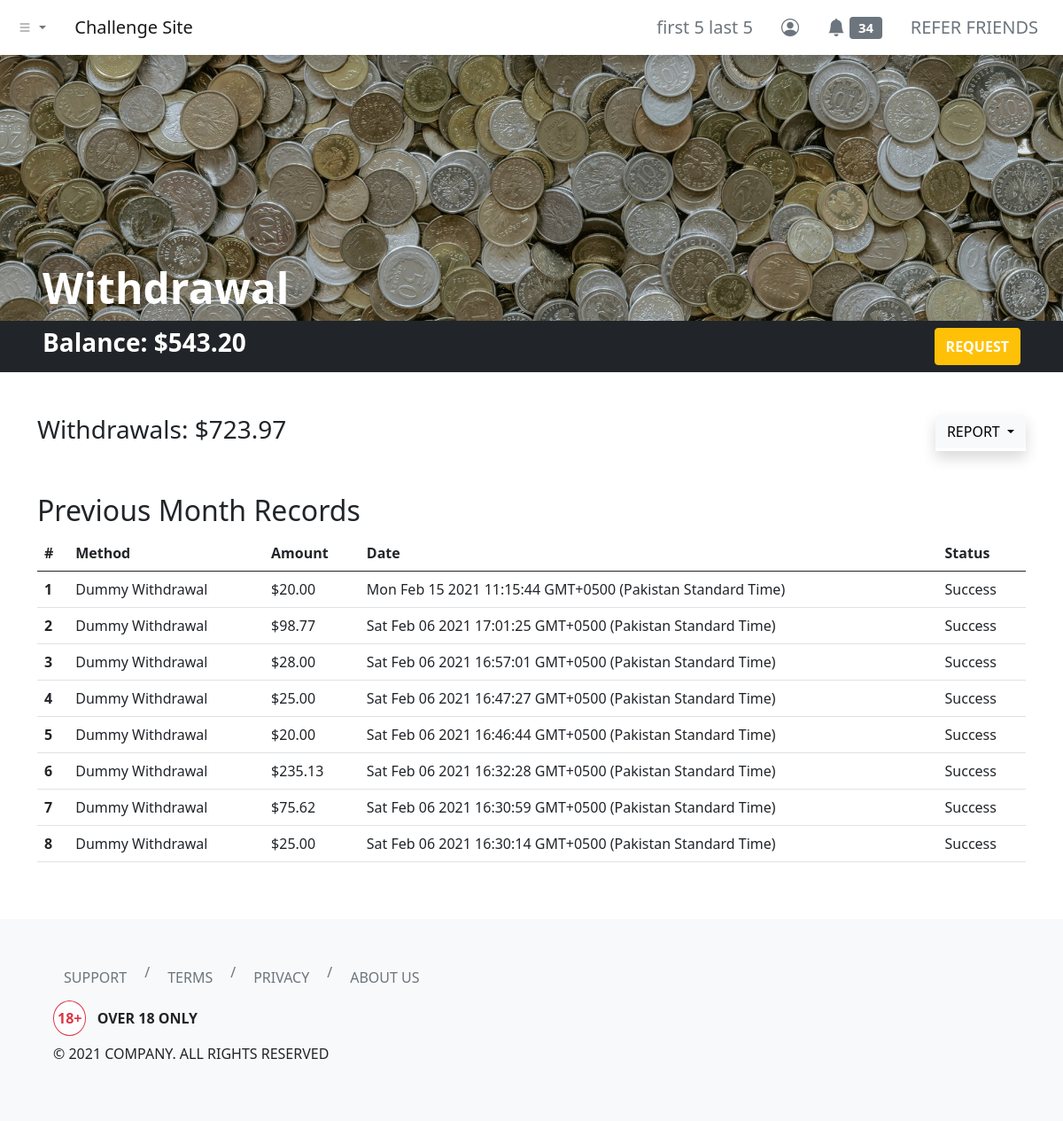
The page /dashboard/withdrawal/?report-filter=previous-month (signed in) on the database its author committed.
### tables this page shows
CREATE TABLE `users` (
  `id` int(11) NOT NULL,
  `username` varchar(255) NOT NULL,
  `first_name` varchar(255) NOT NULL,
  `last_name` varchar(255) NOT NULL,
  `email` varchar(255) NOT NULL,
  `user_password` varchar(255) NOT NULL,
  `balance` decimal(65,30) UNSIGNED NOT NULL DEFAULT 0.000000000000000000000000000000,
  `skill_points` int(11) NOT NULL
);

CREATE TABLE `withdrawal_log` (
  `withdrawal_id` int(11) NOT NULL,
  `withdrawal_by` int(11) NOT NULL,
  `method` varchar(255) NOT NULL,
  `amount` decimal(65,30) UNSIGNED NOT NULL,
  `withdrawal_status` varchar(255) NOT NULL,
  `client_date` varchar(255) NOT NULL,
  `server_timestamp` timestamp NOT NULL DEFAULT current_timestamp()
);

### php-apis/clean-input.php (called while the page is built)
<?php
function clean_input($data)
{
    $data = trim($data);
    $data = stripslashes($data);
    $data = htmlspecialchars($data);
    return $data;
}

### dashboard/withdrawal/index.php (the view, shortened to what this page needs)
<?php
include '../../header.php';
?>
<link rel="stylesheet" href="./index.css">
<div class="hero bg-dark d-flex align-items-end px-5">
    <h1 class="text-white display-5 fw-bold">Withdrawal</h1>
</div>
<div class="container-fluid bg-dark py-2 px-5">
    <div class="row">
        <div class="col d-flex justify-content-between">
            <h3 class="text-white fw-bold">Balance:
                <?php
                include_once '../../php-apis/db-config.php';
                include_once '../../php-apis/clean-input.php';
                $user_id = $_SESSION['id'];
                $sql3 = "SELECT * FROM users WHERE id=$user_id";
                $result3 = mysqli_query($conn, $sql3);
                if (mysqli_num_rows($result3) > 0) {
                    while ($row3 = mysqli_fetch_assoc($result3)) {
                        echo '$' . number_format($row3['balance'], 2, '.', '');
                    }
                } else {
                    header("Location: ../../php-apis/logout.php");
                    die();
                }
                ?>
            </h3>
            <button type="button" class="btn btn-warning text-uppercase text-white fw-bold" data-bs-toggle="modal" data-bs-target="#withdrawalModal">
                Request
            </button>
        </div>
    </div>
</div>
<div class="container my-5">
    <div class="row">
        <div class="col">
            <h3>Withdrawals:
                <?php
                $sql = "SELECT SUM(amount) AS withdrawalSum FROM withdrawal_log WHERE withdrawal_by = $user_id";
                $result = mysqli_query($conn, $sql);
                if (mysqli_num_rows($result) > 0) {
                    while ($row = mysqli_fetch_assoc($result)) {
                        echo '$' . number_format($row['withdrawalSum'], 2, '.', '');
                    }
                } else {
                    echo "$0.00";
                }
                ?>
            </h3>
        </div>
        <div class="col d-flex">
            <div class="dropdown shadow ms-auto">
                <button class="btn btn-light dropdown-toggle text-uppercase" type="button" data-bs-toggle="dropdown" aria-expanded="false">
                    Report
                </button>
            </div>
        </div>
    </div>
</div>
<div class="container my-5">
    <div class="row">
        <div class="col">
            <h2 class="text-capitalize"><?php echo (isset($_GET['report-filter']) && !empty($_GET['report-filter'])) ? (str_replace("-", " ", mysqli_real_escape_string($conn, clean_input($_GET['report-filter'])))) : ("All") ?> Records</h2>
            <table class="table">
                <thead>
                    <tr>
                        <th scope="col">#</th>
                        <th scope="col">Method</th>
                        <th scope="col">Amount</th>
                        <th scope="col">Date</th>
                        <th scope="col">Status</th>
                    </tr>
                </thead>
                <tbody>
                    <?php
                    if (isset($_GET['report-filter']) && !empty($_GET['report-filter'])) {
                        $reportFilter = mysqli_real_escape_string($conn, clean_input($_GET["report-filter"]));
                        switch ($reportFilter) {
                            case "previous-month":
                                $sql2 = "SELECT * FROM withdrawal_log WHERE YEAR(server_timestamp) = YEAR(CURRENT_DATE() - INTERVAL 1 MONTH) AND MONTH(server_timestamp) = MONTH(CURRENT_DATE() - INTERVAL 1 MONTH) AND withdrawal_by = $user_id ORDER BY server_timestamp DESC";
                                break;
                        }
                    } else {
                        $sql2 = "SELECT * FROM withdrawal_log WHERE withdrawal_by = $user_id ORDER BY server_timestamp DESC";
                    }
                    $result2 = mysqli_query($conn, $sql2);
                    if (mysqli_num_rows($result2) > 0) {
                        $count = 1;
                        while ($row2 = mysqli_fetch_assoc($result2)) {
                    ?>
                            <tr>
                                <th scope="row"><?php echo $count; ?></th>
                                <td><?php echo $row2['method']; ?></td>
                                <td><?php echo '$' . number_format($row2['amount'], 2, '.', ''); ?></td>
                                <td><?php echo $row2['client_date']; ?></td>
                                <td><?php echo $row2['withdrawal_status']; ?></td>
                            </tr>
                        <?php
                            $count++;
                        }
                    } else {
                        ?>
                        <tr>
                            <td colspan="4" class="text-center text-danger">No Records Found!</td>
                        </tr>
                    <?php } ?>
                </tbody>
            </table>
        </div>
    </div>
</div>
<?php
include '../../footer.php';
?>

### header.php (shortened to what this page needs)
<?php
function urlPrefix()
{
    if (basename(getcwd()) === basename(__DIR__)) {
        return './';
    } elseif (basename(dirname(getcwd())) === basename(__DIR__)) {
        return '../';
    } elseif (basename(dirname(dirname(getcwd()))) === basename(__DIR__)) {
        return '../../';
    } elseif (basename(dirname(dirname(dirname(getcwd())))) === basename(__DIR__)) {
        return '../../../';
    } else {
        return './';
    }
}
?>
<!DOCTYPE html>
<html lang="en">
<head>
    <link href="https://cdn.jsdelivr.net/npm/bootstrap@5.0.0-beta2/dist/css/bootstrap.min.css" rel="stylesheet">
    <link rel="stylesheet" href="https://cdn.jsdelivr.net/npm/bootstrap-icons@1.3.0/font/bootstrap-icons.css">
</head>
<body>
    <nav class="navbar navbar-expand-sm navbar-light bg-white shadow">
        <div class="container-fluid">
            <ul class="navbar-nav me-4">
                <li class="nav-item dropdown">
                    <a class="nav-link dropdown-toggle" href="#" id="navbarDropdownMenuLink" role="button" data-bs-toggle="dropdown" aria-expanded="false">
                        <i class="bi bi-list"></i>
                    </a>
                </li>
            </ul>
            <a class="navbar-brand" href="<?php echo urlPrefix(); ?>">Challenge Site</a>
            <div class="collapse navbar-collapse" id="navbarNavDropdown">
                <ul class="navbar-nav ms-auto">
                    <?php if (isset($_SESSION['id'])) { ?>
                        <li class="nav-item">
                            <a class="btn btn-lg btn-outline-secondary border-0" aria-current="page" href="<?php echo urlPrefix() . 'dashboard/profile/'; ?>">
                                <?php
                                include_once urlPrefix() . 'php-apis/db-config.php';
                                $user_id = $_SESSION['id'];
                                $sql = "SELECT * FROM users WHERE id=$user_id";
                                $result = mysqli_query($conn, $sql);
                                if (mysqli_num_rows($result) > 0) {
                                    while ($row = mysqli_fetch_assoc($result)) {
                                        echo $row['first_name'] . ' ' . $row['last_name'];
                                    }
                                } else {
                                    header("Location: " . urlPrefix() . "php-apis/logout.php");
                                    die();
                                }
                                ?>
                            </a>
                        </li>
                        <li class="nav-item">
                            <a class="btn btn-lg btn-outline-secondary border-0" aria-current="page" href="<?php echo urlPrefix() . 'dashboard/profile/'; ?>"><i class="bi bi-person-circle"></i></a>
                        </li>
                        <li class="nav-item">
                            <a class="btn btn-lg btn-outline-secondary border-0" aria-current="page" href="<?php echo urlPrefix() . 'dashboard/notifications/'; ?>">
                                <i class="bi bi-bell-fill"></i>
                                <span class="badge bg-secondary">
                                    <?php
                                    $sql2 = "SELECT COUNT(*) AS unread_notifs FROM notifications WHERE notif_for = $user_id AND notif_status = 'unread'";
                                    $result2 = mysqli_query($conn, $sql2);
                                    if (mysqli_num_rows($result2) > 0) {
                                        while ($row2 = mysqli_fetch_assoc($result2)) {
                                            echo $row2['unread_notifs'];
                                        }
                                    } else {
                                        echo "0";
                                    }
                                    ?>
                                </span>
                            </a>
                        </li>
                        <li class="nav-item">
                            <a class="btn btn-lg btn-outline-secondary border-0" aria-current="page" href="<?php echo urlPrefix() . 'dashboard/refer/'; ?>">REFER FRIENDS</a>
                        </li>
                    <?php } else { ?>
                        <li class="nav-item">
                            <a class="btn btn-lg btn-outline-secondary border-0" aria-current="page" href="<?php echo urlPrefix() . 'login/'; ?>">ENTER</a>
                        </li>
                    <?php } ?>
                </ul>
            </div>
        </div>
    </nav>

### dashboard/withdrawal/index.css (style rules this page uses)
.hero { background-image: url('../../images/pawel-czerwinski-PtHP1wFSSYI-unsplash.jpg'); background-position: bottom; background-repeat: no-repeat; background-size: cover; min-height: 300px; }

### rows shown on the page
users: first_name "first 5", last_name "last 5", balance "543.20"
withdrawal_log: method "Dummy Withdrawal", amount "20.00", client_date "Mon Feb 15 2021 11:15:44 GMT+0500 (Pakistan Standard Time)", withdrawal_status "Success"
withdrawal_log: method "Dummy Withdrawal", amount "98.77", client_date "Sat Feb 06 2021 17:01:25 GMT+0500 (Pakistan Standard Time)", withdrawal_status "Success"
withdrawal_log: method "Dummy Withdrawal", amount "28.00", client_date "Sat Feb 06 2021 16:57:01 GMT+0500 (Pakistan Standard Time)", withdrawal_status "Success"
withdrawal_log: method "Dummy Withdrawal", amount "25.00", client_date "Sat Feb 06 2021 16:47:27 GMT+0500 (Pakistan Standard Time)", withdrawal_status "Success"
withdrawal_log: method "Dummy Withdrawal", amount "20.00", client_date "Sat Feb 06 2021 16:46:44 GMT+0500 (Pakistan Standard Time)", withdrawal_status "Success"
withdrawal_log: method "Dummy Withdrawal", amount "235.13", client_date "Sat Feb 06 2021 16:32:28 GMT+0500 (Pakistan Standard Time)", withdrawal_status "Success"
withdrawal_log: method "Dummy Withdrawal", amount "75.62", client_date "Sat Feb 06 2021 16:30:59 GMT+0500 (Pakistan Standard Time)", withdrawal_status "Success"
withdrawal_log: method "Dummy Withdrawal", amount "25.00", client_date "Sat Feb 06 2021 16:30:14 GMT+0500 (Pakistan Standard Time)", withdrawal_status "Success"

### other values the page prints
$row2['unread_notifs'] "34"
$row['withdrawalSum'] "723.97"
